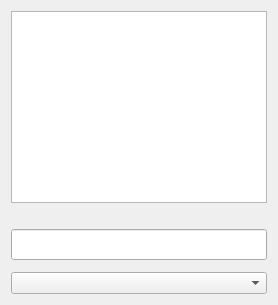
<?xml version="1.0" encoding="UTF-8"?>
<ui version="4.0">
 <class>Widget</class>
 <widget class="QWidget" name="Widget">
  <property name="geometry">
   <rect>
    <x>0</x>
    <y>0</y>
    <width>190</width>
    <height>354</height>
   </rect>
  </property>
  <property name="windowTitle">
   <string>Widget</string>
  </property>
  <layout class="QVBoxLayout" name="verticalLayout">
   <property name="sizeConstraint">
    <enum>QLayout::SetFixedSize</enum>
   </property>
   <item>
    <widget class="QListWidget" name="listWidget"/>
   </item>
   <item>
    <widget class="QLabel" name="infoLabel">
     <property name="text">
      <string/>
     </property>
    </widget>
   </item>
   <item>
    <widget class="QLineEdit" name="lineEdit">
     <property name="font">
      <font>
       <pointsize>14</pointsize>
      </font>
     </property>
    </widget>
   </item>
   <item>
    <widget class="QStackedWidget" name="stackedWidget">
     <property name="sizePolicy">
      <sizepolicy hsizetype="Preferred" vsizetype="Preferred">
       <horstretch>0</horstretch>
       <verstretch>0</verstretch>
      </sizepolicy>
     </property>
     <property name="currentIndex">
      <number>-1</number>
     </property>
    </widget>
   </item>
   <item>
    <widget class="QComboBox" name="comboBox"/>
   </item>
  </layout>
 </widget>
 <resources/>
 <connections/>
</ui>
